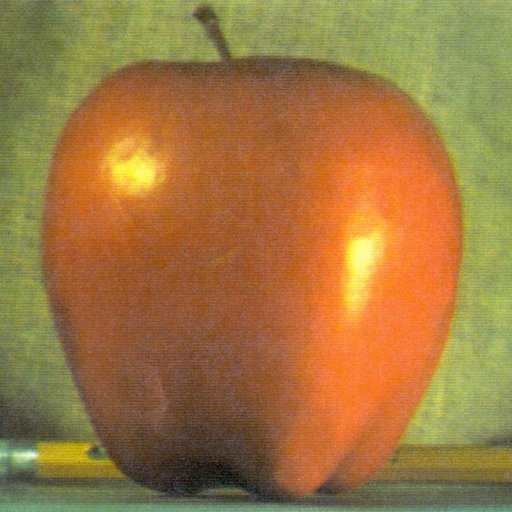
#> input picture images/apple.jpg, 512 x 512 px, found by its file name
$ jupyter execute filters.ipynb
#> lines starting #> are read from the running program, lines starting #| are printed output that depends on the picture
[cell 1]
import cv2 as cv
import numpy as np
import matplotlib.pyplot as plt

[cell 2]
apple = cv.imread("/Users/miguelcamargorojas/Documents/UP/PDI-Ago-dic25/Grupo B/images/apple.jpg", 0)
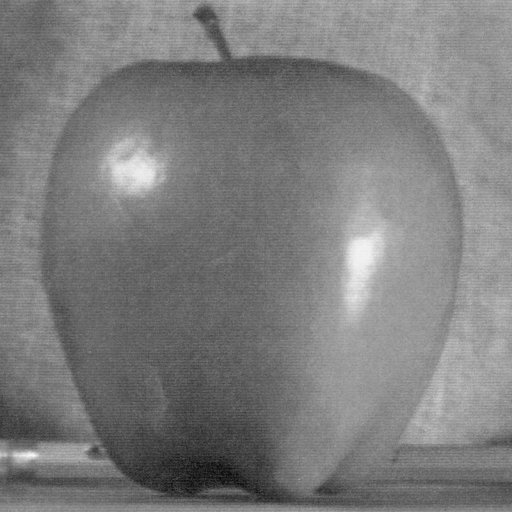
#> apple: shape (512, 512); min 7, max 250, mean 125.2

[cell 3]
apple.shape
#> Out = (512, 512)

[cell 4]
apple.size
#> Out = 262144

[cell 5]
kernel_caja = np.ones((3, 3), dtype=np.uint8)

[cell 6]
apple_filterbox = cv.filter2D(apple, -1, kernel_caja)

[cell 7]
plt.imshow(apple_filterbox, cmap="gray")
plt.show()

[cell 8]
kernel_caja

[cell 9]
(1/9) * kernel_caja

[cell 10]
kernel_caja_normalizado = (1/9) * kernel_caja

[cell 11]
apple_filterbox_norm = cv.filter2D(apple, -1, kernel_caja_normalizado)

[cell 12]
plt.imshow(np.hstack((apple, apple_filterbox_norm)), cmap="gray")
plt.show()
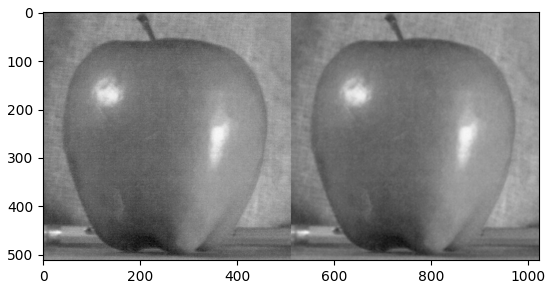
#> figure drawn by matplotlib, 1 panel

[cell 13]
np.ones((5, 5)) * 1/5**2

[cell 14]
def crearKernelCajaNormalizado(size:int):
    return np.ones((size, size)) * 1/size**2

[cell 15]
crearKernelCajaNormalizado(3)

[cell 16]
crearKernelCajaNormalizado(4)

[cell 17]
crearKernelCajaNormalizado(7)

*ESTO NO SE HACE: SI BIEN, OPENCV PERMITE FILTROS DE TAMAÑO PAR, LO CORRECTO ES UTILIZAR SIEMPRE TAMAÑO IMPAR!*

[cell 18]
apple_filterbox_norm = cv.filter2D(apple, -1, crearKernelCajaNormalizado(7))
plt.imshow(np.hstack((apple, apple_filterbox_norm)), cmap="gray")
plt.show()
